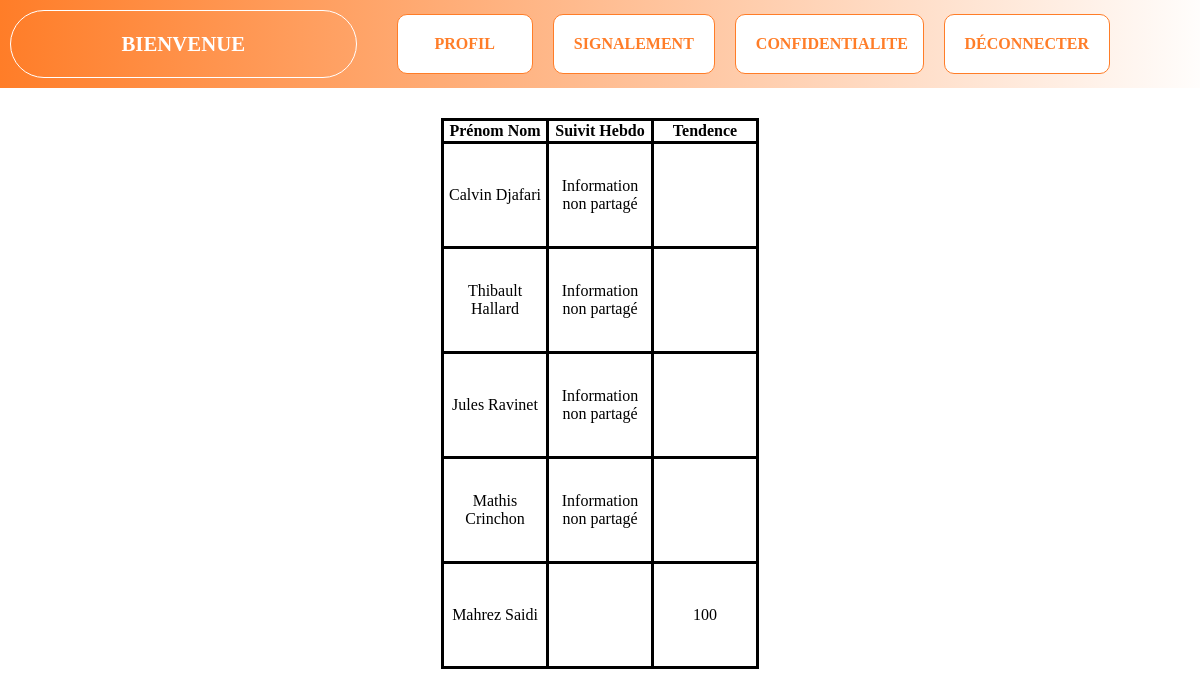
/synthese.php, run on the app's committed database.
### tables this page shows
CREATE TABLE profil (
	iduser int PRIMARY KEY auto_increment not null,
	prenom VARCHAR(30),
	nom VARCHAR(30),
	mail VARCHAR(50),
	sexe BOOLEAN,
	date_debut DATE,
	SHARE_coach BOOLEAN,
	statut VARCHAR(30),
	password VARCHAR(2000)
);

### synthese.php (the view, shortened to what this page needs)
<?php
include 'includes/BDDConnexion.php';
?>
<!doctype html>
<html lang="fr">
<head>
  <link rel="stylesheet" href="css/default.css">
  <link rel="stylesheet" href="css/style.css">
</head>
<body>
	<?php include 'includes/nav.php';?>
	<section>
		<article class="page-content page-confidentialite">
			<table>
				<thead>
					<tr>
						<th>Prénom Nom</th>
						<th>Suivit Hebdo</th>
						<th>Tendence</th>
					</tr>
				</thead>
				<?php
				$bdd = $db->prepare('SELECT * FROM profil');
				$bdd->execute();
				$userResults = $bdd->fetchAll();
				?>
				<tbody>
				<?php
					foreach ($userResults as $userResult)
					{
						$bdd = $db->prepare('SELECT * FROM questionaire WHERE userid = :userid ORDER BY questionnaire_id DESC LIMIT 4');
						$bdd->execute(['userid' => $userResult['iduser']]);
						$qResults = $bdd->fetchAll();
						echo '<tr>';
							echo '<td>' . $userResult['prenom'] . ' ' . $userResult['nom'] . '</td>';
							echo '<td>';
								if($userResult['SHARE_coach'])
								{
									if(isset($qResults))
									{
										echo '<table>';
										foreach ($qResults as $qResult)
										{
											echo '<tr>';
											echo '<td>';
											echo "<img class='img_emotion' src='img/emotion/" . $qResult['emoji1'] . ".png'>";
											echo '</td>';
											echo '<td>';
											echo "<img class='img_emotion' src='img/emotion/" . $qResult['emoji2'] . ".png'>";
											echo '</td>';
											echo '<td>';
											echo "<img class='img_emotion' src='img/emotion/" . $qResult['emoji3'] . ".png'>";
											echo '</td>';
											echo '</tr>';
										}
										echo '</table>';
									}
									else
									{
										echo 'Aucune information disponible';
									}
								}
								else
								{
									echo 'Information non partagé';
								}
							echo '</td>';
							echo '<td>';
								$bdd = $db->prepare('SELECT * FROM emoji');
								$bdd->execute();
								$emojiResults = $bdd->fetchAll();
								if(isset($emojiResults) and $userResult['SHARE_coach'])
								{
									include 'score/calculScore.php';
								}
								else
								{
								}
							echo '</td>';
						echo '</tr>';
					}
				?>
				</tbody>
			</table>
		</article>
	</section>
</body>
</html>

### includes/nav.php (shortened to what this page needs)
<nav class="menu-principal">
	<div class="logo-appli">
		<p>Bienvenue <?php echo $_SESSION['prenom']; ?> <?php echo $_SESSION['nom']; ?></p>
	</div>
	<div class="menu-appli">
	<a href="index.php">Profil</a>
	<a href="signalement.php">Signalement</a>
	<a href="confidentialite.php">Confidentialite</a>
	<a href="logout.php">Déconnecter</a>
	</div>
</nav>

### score/calculScore.php (shortened to what this page needs)
<?php
	$baseScore = 100;
	$emojiScore = 0;
	$totalScore = $baseScore + $emojiScore;
	echo $totalScore;
?>

### css/default.css (style rules this page uses)
body { background-color: #CCCCCC; margin: 0px; }
nav { background-color: #999999; }
section { background-color: #BBBBBB; }
table { border-collapse : collapse; }
td { border: 3px solid black; width: 100px; height: 100px; }
th { border: 3px solid black; }

### css/style.css (style rules this page uses)
body { background-color:white; }
.menu-principal { background:linear-gradient(to right, #FF7D28, white);; padding:10px; display:flex; width:100%; align-items: center; }
.logo-appli { width:25%; padding-left:50px; padding-right:50px; text-align: center; color:white; text-transform: uppercase; font-weight: bold; font-size: 1.3em; border:1px solid white; border-radius: 50px; }
.menu-appli { display:flex; padding-left:20px; padding-right:100px; width:75%; }
.menu-appli a { width:20%; text-decoration: none; text-transform: uppercase; border:1px solid #FF7D28; border-radius: 10px; background-color:white; color:#FF7D28; font-weight: bold; text-align: center; padding:20px; margin-left:20px; }
.page-content { padding:0 100px; margin-top:30px; background-color:white; }
.page-confidentialite table { margin-left:auto; margin-right: auto; text-align: center; }

### data on the page
profil: prenom "Calvin", nom "Djafari", SHARE_coach "Information non partagé"
profil: prenom "Thibault", nom "Hallard", SHARE_coach "Information non partagé"
profil: prenom "Jules", nom "Ravinet", SHARE_coach "Information non partagé"
profil: prenom "Mathis", nom "Crinchon", SHARE_coach "Information non partagé"
profil: prenom "Mahrez", nom "Saidi"
